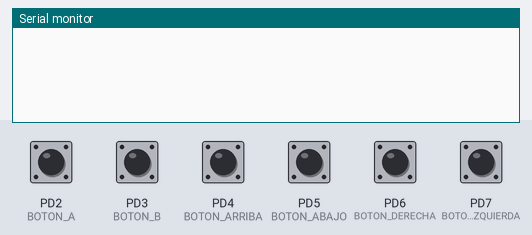
Bench run of a program on a simulated ATmega328P, built with avr-gcc and emulated at 16 MHz. On the bench: the last lines printed to the serial monitor. The test bench sets the inputs (shaded band); at power-on: PD2 (BOTON_A), PD3 (BOTON_B), PD4 (BOTON_ARRIBA), PD5 (BOTON_ABAJO), PD6 (BOTON_DERECHA), PD7 (BOTON_IZQUIERDA) HIGH.

Above: at 1.2 s.
1.3 s: PD2 (BOTON_A) pulled LOW for 0.15 s
At 1.8 s:
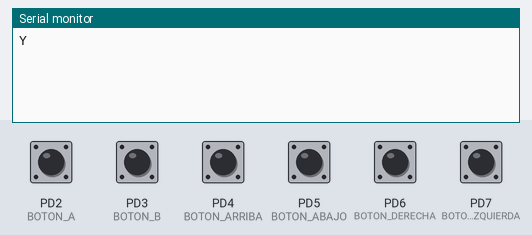
2.9 s: PD3 (BOTON_B) pulled LOW for 0.15 s
At 4.1 s:
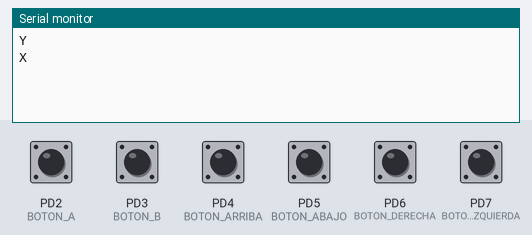
4.5 s: PD4 (BOTON_ARRIBA) pulled LOW for 0.15 s
At 5.4 s:
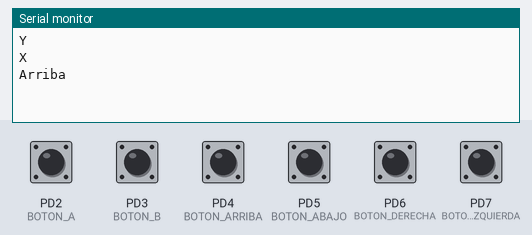
6.1 s: PD5 (BOTON_ABAJO) pulled LOW for 0.15 s
At 6.6 s:
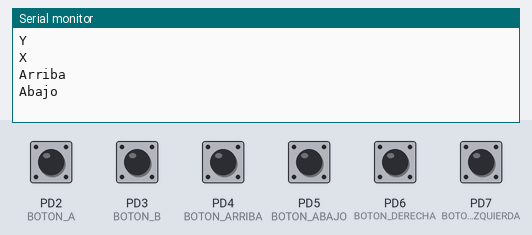
7.7 s: PD6 (BOTON_DERECHA) pulled LOW for 0.15 s
At 8.9 s:
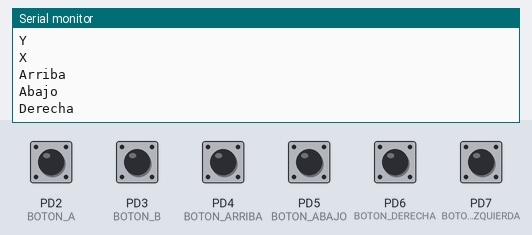
9.3 s: PD7 (BOTON_IZQUIERDA) pulled LOW for 0.15 s
At 10.2 s:
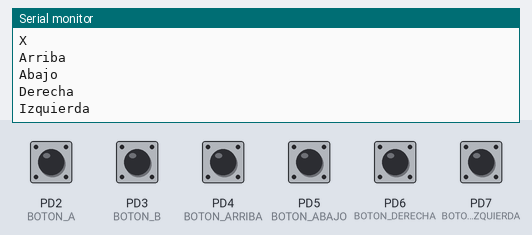

The program:

main.c
```c
/*
 * Juego.c
 *
 * Created: 20/09/2024 11:15:38
 * Author : thoma
 */
#define F_CPU 16000000UL
#include <avr/io.h>
#include <util/delay.h>
#include <avr/interrupt.h>

// Definir los pines de los botones
#define BOTON_IZQUIERDA PD7
#define BOTON_DERECHA PD6
#define BOTON_ABAJO PD5
#define BOTON_ARRIBA PD4
#define BOTON_B PD3
#define BOTON_A PD2

void UART_Init(unsigned int baud) {
	// Configuración del baud rate
	unsigned int ubrr = F_CPU/16/baud-1;
	UBRR0H = (unsigned char)(ubrr>>8);
	UBRR0L = (unsigned char)ubrr;

	// Habilitar transmisión y recepción
	UCSR0B = (1<<TXEN0) | (1<<RXEN0);

	// Configuración de 8 bits de datos y 1 bit de parada
	UCSR0C = (1<<UCSZ01) | (1<<UCSZ00);
}

void UART_Transmit(char data) {
	// Esperar hasta que el buffer esté vacío
	while (!(UCSR0A & (1<<UDRE0)));
	// Colocar el dato en el buffer y enviarlo
	UDR0 = data;
}

void UART_Transmit_String(const char* str) {
	while (*str) {
		UART_Transmit(*str++);
	}
}

int main(void) {
	// Configurar los pines como entradas con pull-up activado
	DDRD &= ~(1<<BOTON_IZQUIERDA) & ~(1<<BOTON_DERECHA) & ~(1<<BOTON_ABAJO) &
	~(1<<BOTON_ARRIBA) & ~(1<<BOTON_B) & ~(1<<BOTON_A);
	PORTD |= (1<<BOTON_IZQUIERDA) | (1<<BOTON_DERECHA) | (1<<BOTON_ABAJO) |
	(1<<BOTON_ARRIBA) | (1<<BOTON_B) | (1<<BOTON_A);

	// Inicializar UART a 9600 baud
	UART_Init(9600);

	while (1) {
		// Verificar cada botón y enviar la acción correspondiente
		if (!(PIND & (1<<BOTON_IZQUIERDA))) {
			UART_Transmit_String("Izquierda\n");
			_delay_ms(200); // Antirrebote
		}
		if (!(PIND & (1<<BOTON_DERECHA))) {
			UART_Transmit_String("Derecha\n");
			_delay_ms(200); // Antirrebote
		}
		if (!(PIND & (1<<BOTON_ABAJO))) {
			UART_Transmit_String("Abajo\n");
			_delay_ms(200); // Antirrebote
		}
		if (!(PIND & (1<<BOTON_ARRIBA))) {
			UART_Transmit_String("Arriba\n");
			_delay_ms(200); // Antirrebote
		}
		if (!(PIND & (1<<BOTON_B))) {
			UART_Transmit_String("X\n");
			_delay_ms(200); // Antirrebote
		}
		if (!(PIND & (1<<BOTON_A))) {
			UART_Transmit_String("Y\n");
			_delay_ms(200); // Antirrebote
		}
	}
}
```

Measured:
- after the input at 1.3 s, the serial monitor: prints a new line at once (image 1)
- after the input at 2.9 s, the serial monitor: prints a new line at once (image 2)
- after the input at 4.5 s, the serial monitor: prints a new line at once (image 3)
- after the input at 6.1 s, the serial monitor: prints a new line at once (image 4)
- after the input at 7.7 s, the serial monitor: prints a new line at once (image 5)
- after the input at 9.3 s, the serial monitor: prints a new line at once (image 6)
